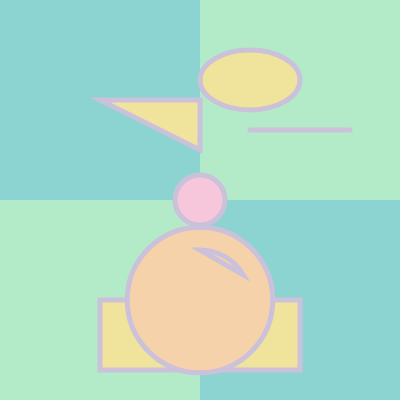
Frame 1 (no input)
Frame 60 (no input): identical to frame 1, image omitted
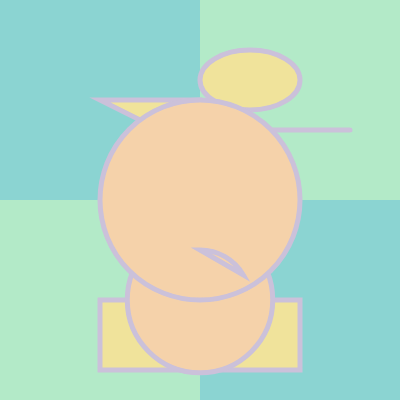
Frame 120 (the mouse pressed at the canvas centre since frame 60)

The p5.js sketch that drew these frames (run headless with seeded random() and noise() and a simulated clock; from frame 60 on, the mouse is pressed at the canvas centre):

// p5.js sketch
// ── sketch.js
// variable declaration:
//"let" os a keyword that allows you to declare a variable
// in the below example, a new variable is being created
//called "circleSize" which is storng a number (125)

let circleSize = 125;// variable to store circle size

function setup() { //runs once at starup
  createCanvas(400, 400); // set a 400px by 400ox canvas
  circleSizw = width*0.35; // sets circleSize variable in relation to width

}

function draw() {
  //a grayscale color is denoted as a number 0-255
  // an rgb color is denoted as 3 numbers (red green blue)
  // background (127,54,200);
  // we can use the name of a color like "black" or "olive"
  // background ("aqua");
  // we can also format rgb colors as strings:
  // background("rgb(0,0,0)");
  background("rgba(179, 234, 200, 1)");

  noStroke();
  fill("#8bd4d2ff");
  rect(0,0,width/2,height/2);// a square in the top left corner
  
  rect(width/2,height/2,width,height);
  //stroke and fill change the color of drawn shapes
  stroke("rgba(203, 193, 218, 1)");
  fill("rgba(246, 198, 219, 1)");

  strokeWeight(5);
  //noStrole(); gets rid of the stroke completely
  //noFill(); //gets rid of the fill completely

  //circle takes 3 parameters: x, y and d;
  circle(200,200,50);
  
  // setting a new fill for my rectangle
  fill("rgba(240, 227, 155, 1)");

  //rect takes 4 parameters:
  //x coord of top left, y coord of top left, width and height
  rect(100,300,200,70);
  // ellipse takes 4 paraeters:
  // x coord of center, y coord of center, width and height
  ellipse(250,80,100,60);

  //line connects two coords: x1, y1, x2, y2
  line(250,130,350,130);

  // to draw complex polygons (more than 2 coords):
  // create a beginShape(); function and an endShape function
  // any certex(x,y) functions you place inbetween beginShape and endShape
  // will be redered as points in a complete polygon
  beginShape();
  vertex(100,100); //leftmost coordinate
  vertex(200,100); //top right coordinate
  vertex(200,150); //bottom-most coordinate
  endShape(CLOSE); //CLOSE parameter closes the polygon

  fill("#f5d2aaff");// colors can also be denoted in hex format
  circle(width/2,height*0.75,width/2.75);

  ellipse(mouseX,mouseY,mouseY,mouseX);

 
  // arcs are like ellipses, except they have two extra parameters:
  // START and END, which are provided in RADIANS format

  arc(width/2, height*0.75,100,100,-PI/2, radians(330), CHORD);



}
